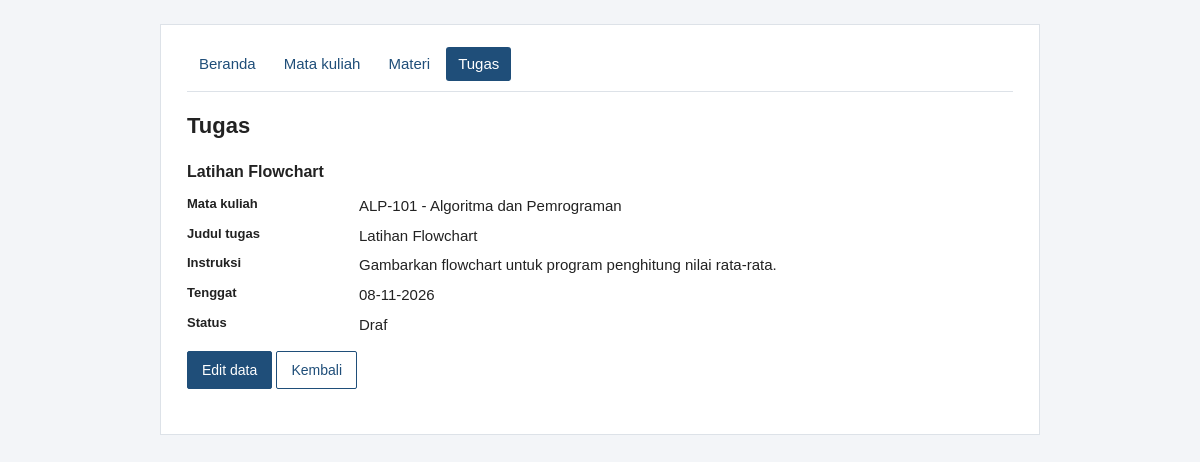
The app's page /detail_tugas.php?id=2 with its own data.
### tables this page shows
CREATE TABLE tugas (
  id INT UNSIGNED AUTO_INCREMENT PRIMARY KEY,
  mata_kuliah_id INT UNSIGNED NOT NULL,
  judul VARCHAR(150) NOT NULL,
  instruksi TEXT NOT NULL,
  tenggat DATE NOT NULL,
  status VARCHAR(20) NOT NULL,
  FOREIGN KEY (mata_kuliah_id)
    REFERENCES mata_kuliah(id) ON DELETE RESTRICT
);

CREATE TABLE mata_kuliah (
  id INT UNSIGNED AUTO_INCREMENT PRIMARY KEY,
  kode VARCHAR(20) NOT NULL UNIQUE,
  nama VARCHAR(100) NOT NULL,
  dosen VARCHAR(100) NOT NULL,
  semester TINYINT UNSIGNED NOT NULL
);

### detail_tugas.php (the view, shortened to what this page needs)
<?php
require 'koneksi.php';
$id = id_valid($_GET['id'] ?? null);
$t = query_satu(
    $conn,
    'SELECT t.id, t.judul, t.instruksi, t.tenggat, t.status, mk.kode, mk.nama AS nama_mk
     FROM tugas t JOIN mata_kuliah mk ON mk.id = t.mata_kuliah_id
     WHERE t.id = ?',
    'i',
    [$id]
);
?>
<h1>Tugas</h1>
<h2><?= e($t['judul']) ?></h2>
<dl class="rincian">
    <dt>Mata kuliah</dt><dd><?= e($t['kode']) ?> - <?= e($t['nama_mk']) ?></dd>
    <dt>Judul tugas</dt><dd><?= e($t['judul']) ?></dd>
    <dt>Instruksi</dt><dd><?= e($t['instruksi']) ?></dd>
    <dt>Tenggat</dt><dd><?= e(tgl_indo($t['tenggat'])) ?></dd>
    <dt>Status</dt><dd><?= e($t['status']) ?></dd>
</dl>
<p>
    <a class="tombol" href="edit_tugas.php?id=<?= (int)$t['id'] ?>">Edit data</a>
    <a class="tombol batal" href="daftar_tugas.php">Kembali</a>
</p>

### style.css (style rules this page uses)
* { box-sizing: border-box; }
body { margin: 0; background: #f3f5f8; color: #222; font-family: Arial, Helvetica, sans-serif; font-size: 15px; line-height: 1.45; }
h1 { font-size: 22px; margin: 0 0 6px; }
h2 { font-size: 16px; margin: 18px 0 8px; }
.tombol, button { display: inline-block; background: #1f4e79; color: #fff; border: 1px solid #1f4e79; padding: 8px 14px; font-size: 14px; text-decoration: none; cursor: pointer; border-radius: 2px; font-family: inherit; }
.tombol.batal { background: #fff; color: #1f4e79; }
.rincian { display: grid; grid-template-columns: 160px 1fr; gap: 8px 12px; margin: 12px 0; }
.rincian dt { font-weight: bold; font-size: 13px; }
.rincian dd { margin: 0; white-space: pre-wrap; word-break: break-word; }

### records on screen
tugas: judul "Latihan Flowchart", mata_kuliah.kode "ALP-101", mata_kuliah.nama "Algoritma dan Pemrograman", instruksi "Gambarkan flowchart untuk program penghitung nilai rata-rata.", tenggat "08-11-2026", status "Draf"

### other values on screen
$label "Beranda"
$label "Mata kuliah"
$label "Materi"
$label "Tugas"
